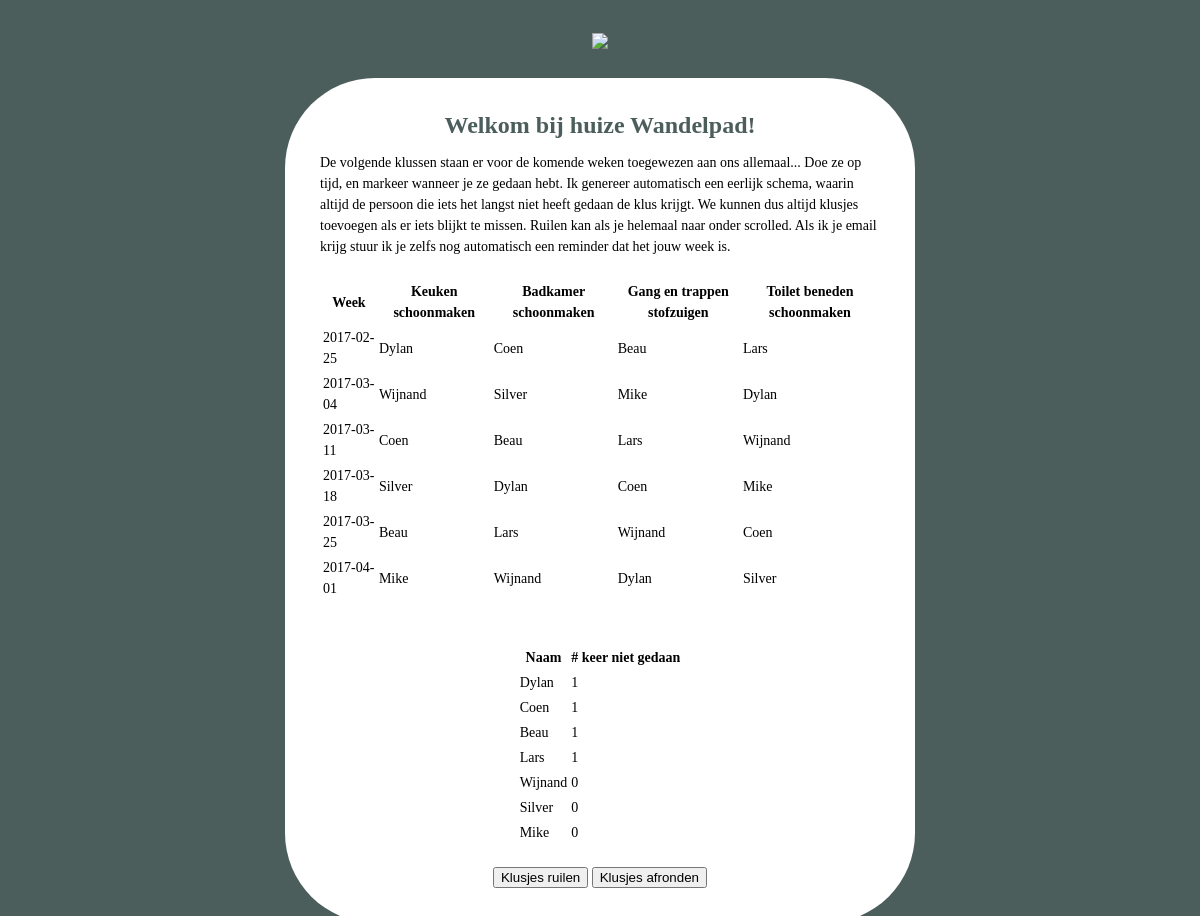
The page / on the database its author committed.
### tables this page shows
CREATE TABLE chores
(
    CID INT NOT NULL PRIMARY KEY,
    name VARCHAR(50) NOT NULL,
    description VARCHAR(255)
);

CREATE TABLE chorelog
(
    UID INT NOT NULL,
    CID INT NOT NULL,
    finished BIT NOT NULL,
    date_todo DATE NOT NULL,
    date_finished DATE
);

CREATE TABLE housemates
(
    UID INT NOT NULL PRIMARY KEY,
    first_name VARCHAR(50) NOT NULL,
    last_name VARCHAR(50) NOT NULL,
    active BIT NOT NULL,
    email VARCHAR(50)
);

### apps/hub/hub.py (the view)
@app.route('/', methods=['GET', 'POST'])
def start():
    if request.method == 'POST':
        if request.form["goto"] == 'swap':
            return redirect(url_for('swap'))
        if request.form["goto"] == 'fill':
            return redirect(url_for('fill'))
    planning = dbconn.get_planning()
    offend = dbconn.get_offenders()
    return render_template('start.html', planning=planning
                           , offenders=offend)

### apps/hub/dbconn.py (called while the page is built)
def get_offenders():
    job = "SELECT a.first_name, IFNULL(b.no_chores,0) FROM (SELECT first_name,"\
          " UID FROM housemates) as a "\
          "LEFT JOIN (SELECT UID, COUNT(*) as no_chores FROM chorelog "\
          "WHERE date_todo < DATE('now') AND finished = 0 GROUP BY UID) as b ON a.UID = b.UID"
    offenders = fetch(job)
    header = ["Naam", "# keer niet gedaan"]
    result = {}
    result['head'] = header
    result['table'] = offenders
    return result

def fetch(job, args=None):
    conn = sqlite3.connect('../../hub.db')
    conn.text_factory = str
    curs = conn.cursor()
    if args is not None:
        curs.execute(job % args)
    else:
        curs.execute(job)
    table = curs.fetchall()
    return table

### apps/hub/templates/start.html (shortened to what this page needs)
<!DOCTYPE html>
<html lang="en"><body bgcolor="#4C5E5C">
    <center>
    <img align="none" src="/static/logo_wandelpad.png" style="margin-bottom: 25px;margin-top: 25px;-ms-interpolation-mode: bicubic;border: 0;line-height: 100%;outline: none;text-decoration: none;">
    <div class="boxed">
        <h1>Welkom bij huize Wandelpad!</h1>
        De volgende klussen staan er voor de komende weken toegewezen aan ons allemaal...
        Doe ze op tijd, en markeer wanneer je ze gedaan hebt.
        Ik genereer automatisch een eerlijk schema, waarin altijd de persoon die iets het langst niet heeft gedaan de klus krijgt.
        We kunnen dus altijd klusjes toevoegen als er iets blijkt te missen.
        Ruilen kan als je helemaal naar onder scrolled.
        Als ik je email krijg stuur ik je zelfs nog automatisch een reminder dat het jouw week is.
        <br><br>
        <center>
        <table>
        <thead><tr>
            {% for head in planning['head'] %}
                <th>{{ head }}</th>
            {% endfor %}
        </tr></thead>
        <tbody>
        {% for row in planning['table'] %}
            <tr>
            {% for column in row['values'] %}
                <td>
                    {{ column['value'] }}
                </td>
            {% endfor %}
            </tr>
        {% endfor %}
        </tbody>
        </table>
        <br><br>
        <table>
        <thead><tr>
            {% for head in offenders['head'] %}
                <th>{{ head }}</th>
            {% endfor %}
        </tr></thead>
        <tbody>
        {% for row in offenders['table'] %}
            <tr>
            {% for column in row %}
                <td>
                    {{ column }}
                </td>
            {% endfor %}
            </tr>
        {% endfor %}
        </tbody>
        </table>
        </center
        <br><br>
        <center>
        <form action="." method="POST">
            <button type="submit" name="goto" value="switch">Klusjes ruilen</button>
            <button type="submit" name="goto" value="fill">Klusjes afronden</button>
        </form>
        </center>
    </div>
    </center>
</body>
</html>

### apps/hub/templates/start.html (style rules this page uses)
h1 { color:#4C5E5C !important; display:block; font-weight:bold; font-family:Verdana; font-size:24px; line-height:100%; letter-spacing:normal; margin-top:0; margin-right:0; margin-bottom:15px; margin-left:0; text-align:center; }
.boxed { background-size:100%; background-color:#FFF; border-radius:90px 90px 90px 90px; font-family:Verdana; font-size:14px; line-height:150%; padding-top:35px; padding-right:35px; padding-bottom:35px; padding-left:35px; max-width:560px; text-align:left; }

### rows shown on the page
chores: name "Keuken schoonmaken"
chores: name "Badkamer schoonmaken"
chores: name "Gang en trappen stofzuigen"
chores: name "Toilet beneden schoonmaken"
chorelog: value "Dylan"
chorelog: value "Coen"
chorelog: value "Beau"
chorelog: value "Lars"
chorelog: value "Wijnand"
chorelog: value "Silver"
chorelog: value "Mike"
chorelog: value "Dylan"
chorelog: value "Coen"
chorelog: value "Beau"
chorelog: value "Lars"
chorelog: value "Wijnand"
chorelog: value "Silver"
chorelog: value "Dylan"
chorelog: value "Coen"
chorelog: value "Mike"
chorelog: value "Beau"
chorelog: value "Lars"
chorelog: value "Wijnand"
chorelog: value "Coen"
chorelog: value "Mike"
chorelog: value "Wijnand"
chorelog: value "Dylan"
chorelog: value "Silver"

### other values the page prints
{{ head }} "Week"
{{ column['value'] }} "2017-02-25" "2017-03-04" "2017-03-11" "2017-03-18" "2017-03-25" "2017-04-01"
{{ head }} "Naam" "# keer niet gedaan"
{{ column }} "Dylan" "1" "Coen" "1" "Beau" "1" "Lars" "1" "Wijnand" "0" "Silver" "0" "Mike" "0"
